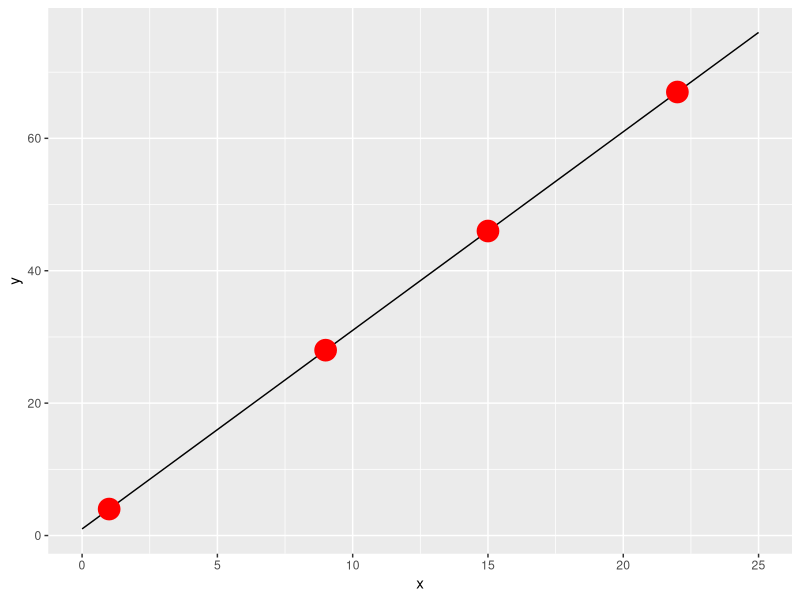

Write the R code that produced this figure.
#Samples along a line
#Create four vertical samples of 100 points each
#Means must lie on the line y = 3x + 1
#x-locations: 1,9,15,22

x<-c(0,25)
y<-3*x + 1
line<-data.frame(x,y)

library(ggplot2)

x<-c(1,9,15,22)
y<-3*x + 1
means<-data.frame(x,y)

ggplot()+
  geom_line(data=line,aes(x=x,y=y))+
  geom_point(data=means,aes(x=x,y=y),size=7,color="red")

